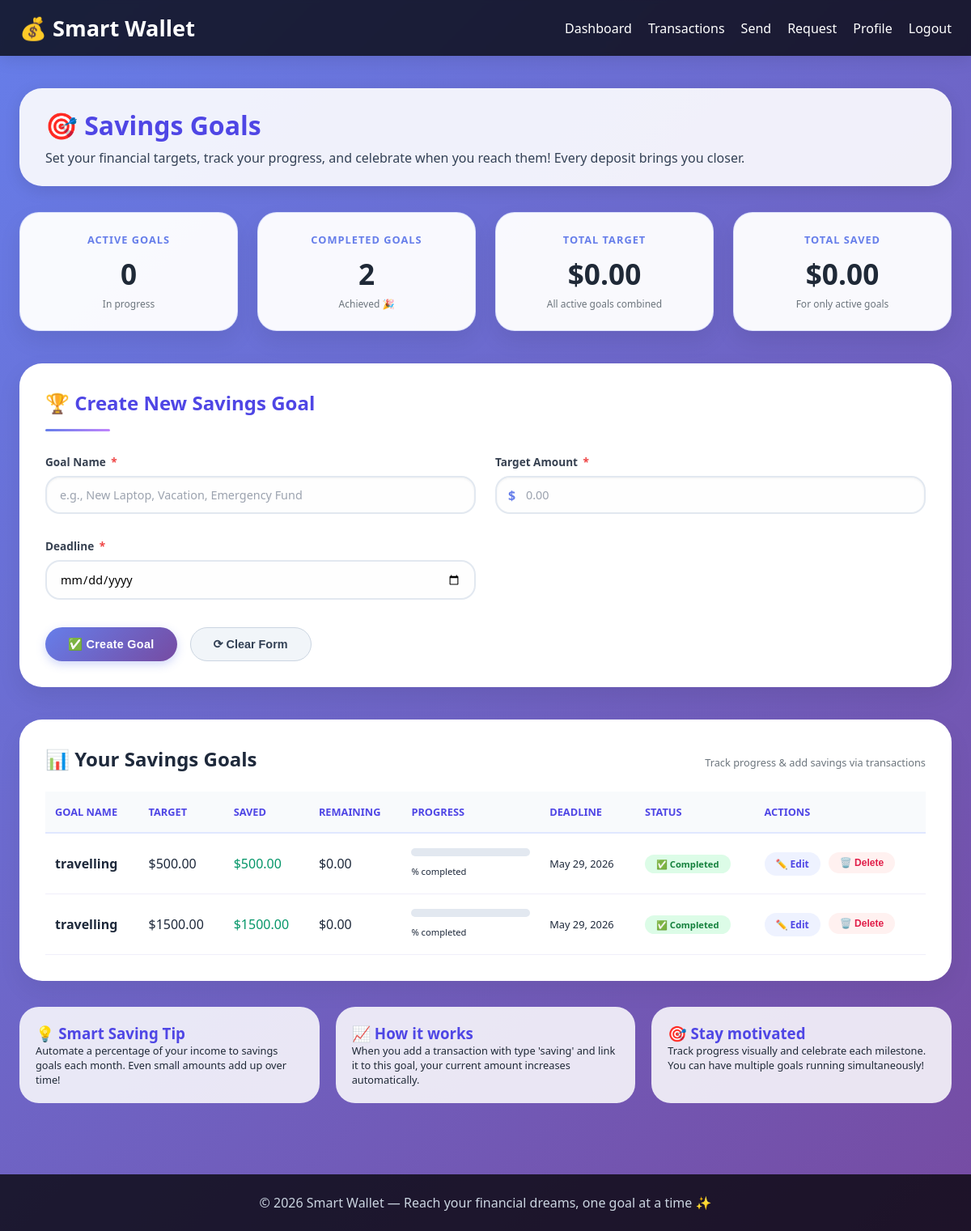
The page /transaction/saving-goals/ (signed in) on the database its author committed.
### transactions/models.py (models this page shows, shortened)
class SavingGoals(models.Model):
    choices = [
        ('in_progress','In_progress'),
        ('complete','Complete'),
        ('failed','Failed')
    ]
    wallet = models.ForeignKey('user.Wallet', on_delete=models.CASCADE, related_name='saving_goals')
    name = models.CharField(max_length=255)
    target_amount = models.DecimalField(max_digits=10,decimal_places=2)
    current_amount = models.DecimalField(max_digits=10,decimal_places=2,default=0)
    deadline = models.DateField()
    status = models.CharField(max_length=255,choices=choices, default='in_progress')
    remaining = models.DecimalField(max_digits=12,decimal_places=2,default=0)
    progress = models.PositiveIntegerField(default=0)

### transactions/views.py (the view, shortened to what this page needs)
@login_required
def view_saving_goals(request):
    user = request.user
    wallet = user.wallet
    savings_goals = trans_models.SavingGoals.objects.filter(wallet=wallet).order_by('-id')
    context = {
        'savings_goals': savings_goals,
        'editing_goal': None
    }
    context['active_goals_count'] = savings_goals.filter(status='in_progress').aggregate(total=Count('id'))['total'] or 0
    context['completed_goals_count'] = savings_goals.filter(status='complete').aggregate(total=Count('id'))['total'] or 0
    context['total_target_amount'] = savings_goals.filter(status='in_progress').aggregate(total=Sum('target_amount'))['total'] or 0
    context['total_saved_amount'] = savings_goals.filter(status='in_progress').aggregate(total=Sum('current_amount'))['total'] or 0
    edit_id = request.GET.get('edit_id')
    if edit_id:
        context['editing_goal'] = trans_models.SavingGoals.objects.get(id=edit_id, wallet=wallet)
    return render(request, 'saving-goals.html', context)

### templates/saving-goals.html (shortened to what this page needs)
<!DOCTYPE html>
{% load static %}
<html lang="en">
<head>
    <link rel="stylesheet" href="{% static 'css/style.css' %}">
</head>
<body id="savings-body">
<header id="savings-header">
    <nav id="savings-nav">
        <div class="logo" style="font-size: 1.7rem;">💰 Smart Wallet</div>
        <ul class="nav-links" style="display: flex; gap: 20px; list-style: none; margin: 0; padding: 0;">
            <li><a href="{% url 'home' %}" style="color: white;">Dashboard</a></li>
            <li><a href="{% url 'transactions' %}" style="color: white;">Transactions</a></li>
            <li><a href="{% url 'send_money' %}" style="color: white;">Send</a></li>
            <li><a href="{% url 'request_money' %}" style="color: white;">Request</a></li>
            <li><a href="{% url 'profile' %}" style="color: white;">Profile</a></li>
            <li><a href="{% url 'logout' %}" style="color: white;">Logout</a></li>
        </ul>
    </nav>
</header>
<div id="savings-container">
    <div class="welcome-section" style="background: rgba(255,255,255,0.9); border-radius: 28px; padding: 24px 32px; margin-bottom: 32px;">
        <h1 style="color: #4f46e5; margin-bottom: 8px;">🎯 Savings Goals</h1>
        <p style="color: #334155;">Set your financial targets, track your progress, and celebrate when you reach them! Every deposit brings you closer.</p>
    </div>
    <div class="savings-stats-grid">
        <div class="stat-savings-card">
            <div class="stat-label">Active Goals</div>
            <div class="stat-number">{{ active_goals_count|default:"0" }}</div>
            <div class="stat-sub">In progress</div>
        </div>
        <div class="stat-savings-card">
            <div class="stat-label">Completed Goals</div>
            <div class="stat-number">{{ completed_goals_count|default:"0" }}</div>
            <div class="stat-sub">Achieved 🎉</div>
        </div>
        <div class="stat-savings-card">
            <div class="stat-label">Total Target</div>
            <div class="stat-number">${{ total_target_amount|floatformat:2|default:"0.00" }}</div>
            <div class="stat-sub">All active goals combined</div>
        </div>
        <div class="stat-savings-card">
            <div class="stat-label">Total Saved</div>
            <div class="stat-number">${{ total_saved_amount|floatformat:2|default:"0.00" }}</div>
            <div class="stat-sub">For only active goals</div>
        </div>
    </div>
    <div class="form-savings-card">
        <div class="form-title">
            {% if editing_goal %}✏️ Edit Goal{% else %}🏆 Create New Savings Goal{% endif %}
        </div>
        <div class="form-divider"></div>
        <form method="post" action="">
            <div class="two-columns">
                <div class="form-field">
                    <label>Goal Name <span class="required">*</span></label>
                    <input type="text" name="name" placeholder="e.g., New Laptop, Vacation, Emergency Fund" required
                           value="{% if editing_goal %}{{ editing_goal.name }}{% endif %}">
                </div>
                <div class="form-field">
                    <label>Target Amount <span class="required">*</span></label>
                    <div class="amount-wrapper">
                        <span>$</span>
                        <input type="number" name="target_amount" step="0.01" min="0.01" placeholder="0.00" required
                               value="{% if editing_goal %}{{ editing_goal.target_amount }}{% endif %}">
                    </div>
                </div>
                <div class="form-field">
                    <label>Deadline <span class="required">*</span></label>
                    <input type="date" name="deadline" required
                           value="{% if editing_goal %}{{ editing_goal.deadline|date:'Y-m-d' }}{% endif %}">
                </div>
            </div>
            <div class="form-buttons">
                <button type="submit" class="btn-savings btn-primary">
                    {% if editing_goal %}💾 Update Goal{% else %}✅ Create Goal{% endif %}
                </button>
                {% if editing_goal %}
                    <a href="{% url 'saving_goals' %}" class="btn-savings btn-secondary">🗑️ Cancel Edit</a>
                {% else %}
                    <button type="reset" class="btn-savings btn-secondary">⟳ Clear Form</button>
                {% endif %}
            </div>
        </form>
    </div>
    <div class="goals-table-container">
        <div class="section-header">
            <h2>📊 Your Savings Goals</h2>
            <span style="font-size: 0.8rem; color: #6c757d;">Track progress & add savings via transactions</span>
        </div>
        {% if savings_goals %}
            <table class="goals-table">
                <thead>
                    <tr>
                        <th>Goal Name</th>
                        <th>Target</th>
                        <th>Saved</th>
                        <th>Remaining</th>
                        <th>Progress</th>
                        <th>Deadline</th>
                        <th>Status</th>
                        <th>Actions</th>
                    </tr>
                </thead>
                <tbody>
                    {% for goal in savings_goals %}
                        <tr>
                            <td style="font-weight: 600;">{{ goal.name }}</td>
                            <td>${{ goal.target_amount|floatformat:2 }}</td>
                            <td style="color: #059669; font-weight: 500;">${{ goal.current_amount|floatformat:2 }}</td>
                            <td class="{% if remaining < 0 %}negative{% endif %}">
                                ${{ goal.remaining|floatformat:2 }}
                            </td>
                            <td style="min-width: 150px;">
                                <div class="progress-bg">
                                </div>
                                <span style="font-size: 0.7rem;">
                                    {{ goal.percentage|floatformat:0 }}% completed
                                </span>
                            </td>
                            <td style="font-size: 0.8rem;">
                                {{ goal.deadline|date:"M d, Y" }}
                            </td>
                            <td>
                                {% if goal.status == 'complete' %}
                                    <span class="badge-status badge-complete">✅ Completed</span>
                                {% else %}
                                    <span class="badge-status badge-inprogress">🔄 In Progress</span>
                                {% endif %}
                            </td>
                            <td>
                                <div class="action-group">
                                    <a href="?edit_id={{ goal.id }}" class="btn-sm btn-edit">✏️ Edit</a>
                                    <form method="post"
                                        action="{% url 'saving_goal_delete' goal.id %}"
                                        style="display: inline;"
                                        onsubmit="return confirm('Delete goal {{ goal.name }}?');">
                                        <button type="submit" class="btn-sm btn-delete">🗑️ Delete</button>
                                    </form>
                                </div>
                            </td>
                        </tr>
                    {% endfor %}
                </tbody>
            </table>
        {% else %}
            <div class="empty-table-msg">
                <div style="font-size: 48px; margin-bottom: 12px;">🎯</div>
                <p>No savings goals yet.</p>
                <p style="font-size: 0.85rem;">Create your first goal above and start saving for something meaningful!</p>
            </div>
        {% endif %}
    </div>
    <div style="display: grid; grid-template-columns: repeat(auto-fit, minmax(240px, 1fr)); gap: 20px; margin-top: 32px;">
        <div style="background: rgba(255,255,255,0.85); border-radius: 24px; padding: 20px;">
            <h3 style="color: #4f46e5;">💡 Smart Saving Tip</h3>
            <p style="font-size: 0.8rem;">Automate a percentage of your income to savings goals each month. Even small amounts add up over time!</p>
        </div>
        <div style="background: rgba(255,255,255,0.85); border-radius: 24px; padding: 20px;">
            <h3 style="color: #4f46e5;">📈 How it works</h3>
            <p style="font-size: 0.8rem;">When you add a transaction with type 'saving' and link it to this goal, your current amount increases automatically.</p>
        </div>
        <div style="background: rgba(255,255,255,0.85); border-radius: 24px; padding: 20px;">
            <h3 style="color: #4f46e5;">🎯 Stay motivated</h3>
            <p style="font-size: 0.8rem;">Track progress visually and celebrate each milestone. You can have multiple goals running simultaneously!</p>
        </div>
    </div>
</div>
<footer>
    <p>© 2026 Smart Wallet — Reach your financial dreams, one goal at a time ✨</p>
</footer>
</body>
</html>

### static/css/style.css (style rules this page uses)
* { margin: 0; padding: 0; box-sizing: border-box; }
.logo { font-size: 24px; font-weight: bold; color: #fff; }
.nav-links { display: flex; gap: 30px; list-style: none; }
.nav-links a { color: #fff; text-decoration: none; transition: color 0.3s; }
.welcome-section { background: white; border-radius: 15px; padding: 30px; margin-bottom: 30px; box-shadow: 0 5px 20px rgba(0, 0, 0, 0.1); }
.welcome-section h1 { color: #667eea; margin-bottom: 10px; }
.welcome-section p { color: #666; font-size: 16px; }
footer { background-color: rgba(0, 0, 0, 0.7); color: #fff; text-align: center; padding: 20px; margin-top: 40px; }
.btn-primary { width: fit-content; padding: 15px 28px; border: none; border-radius: 14px; background: linear-gradient(135deg, #667eea 0%, #764ba2 100%); color: white; font-weight: 700; letter-spacing: 0.02em; cursor: pointer; transition: transform 0.2s, box-shadow 0.2s, opacity 0.2s; }
.btn-edit { background: #4f46e5; color: #fff; text-decoration: none; border: 0; border-radius: 8px; padding: 10px 14px; }
input[type="text"], input[type="email"], input[type="password"], input[type="number"], textarea, select, .form-input { width: 100%; padding: 14px 16px; border: 1px solid #e0e0e0; border-radius: 12px; font-size: 1rem; font-family: 'Segoe UI', Tahoma, Geneva, Verdana, sans-serif; color: #1f2937; background-color: #f9fafb; outline: none; transition: all 0.3s ease; box-shadow: inset 0 1px 3px rgba(0, 0, 0, 0.05); }
input[type="text"]::placeholder, input[type="email"]::placeholder, input[type="password"]::placeholder, input[type="number"]::placeholder, textarea::placeholder { color: #9ca3af; }
label { display: block; margin-bottom: 8px; font-weight: 500; color: #374151; font-size: 0.95rem; transition: color 0.2s; }
.btn-primary { background: white; color: #2563eb; padding: 14px 28px; border-radius: 12px; text-decoration: none; font-weight: 600; font-size: 1rem; transition: all 0.3s ease; box-shadow: 0 4px 15px rgba(0, 0, 0, 0.1); display: inline-block; }
.btn-secondary { background: transparent; color: white; padding: 14px 28px; border: 2px solid rgba(255, 255, 255, 0.8); border-radius: 12px; text-decoration: none; font-weight: 600; font-size: 1rem; transition: all 0.3s ease; }
.btn-primary { background-color: #667eea; color: white; border: none; padding: 12px 24px; border-radius: 5px; cursor: pointer; font-size: 16px; transition: background-color 0.3s; }
table { width: 100%; border-collapse: collapse; }
th, td { padding: 12px; text-align: left; border-bottom: 1px solid #eee; }
th { background-color: #f8f9fa; font-weight: 600; color: #333; }

### rows shown on the page
SavingGoals: name "travelling", target_amount "500.00", current_amount "500.00", remaining "0.00", deadline "May 29, 2026", status "✅ Completed"
SavingGoals: name "travelling", target_amount "1500.00", current_amount "1500.00", remaining "0.00", deadline "May 29, 2026", status "✅ Completed"

### other values the page prints
{{ active_goals_count|default:"0" }} "0"
{{ completed_goals_count|default:"0" }} "2"
{{ total_target_amount|floatformat:2|default:"0.00" }} "0.00"
{{ total_saved_amount|floatformat:2|default:"0.00" }} "0.00"
